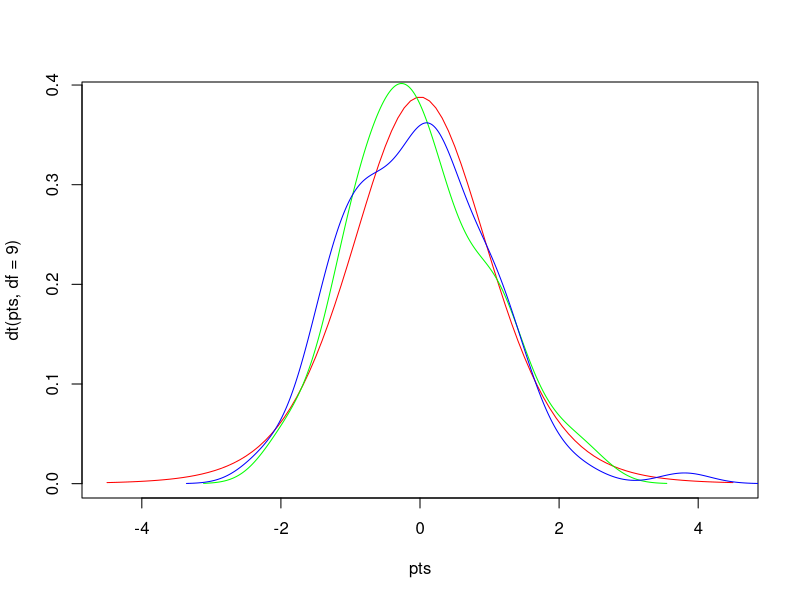

This figure's R source:
 
 #Author: Glory, Date: 10/25/2024, Purpose: To calculate T-tesT.
 
#create 2 dummy gropus called x and y, using function rnorm()

x = rnorm(50)
y = rnorm(100)
 
 #Create a sequence of 100 points between -4.5 and +4.5
pts = seq(-4.5,4.5,length=100)

#Create a density plot for 100 points between -4.5 and +4.5
plot(pts,dt(pts,df=9),col='red',type='l')

lines(density(x), col='green')
lines(density(y), col='blue')
ttest = t.test(x,y)



